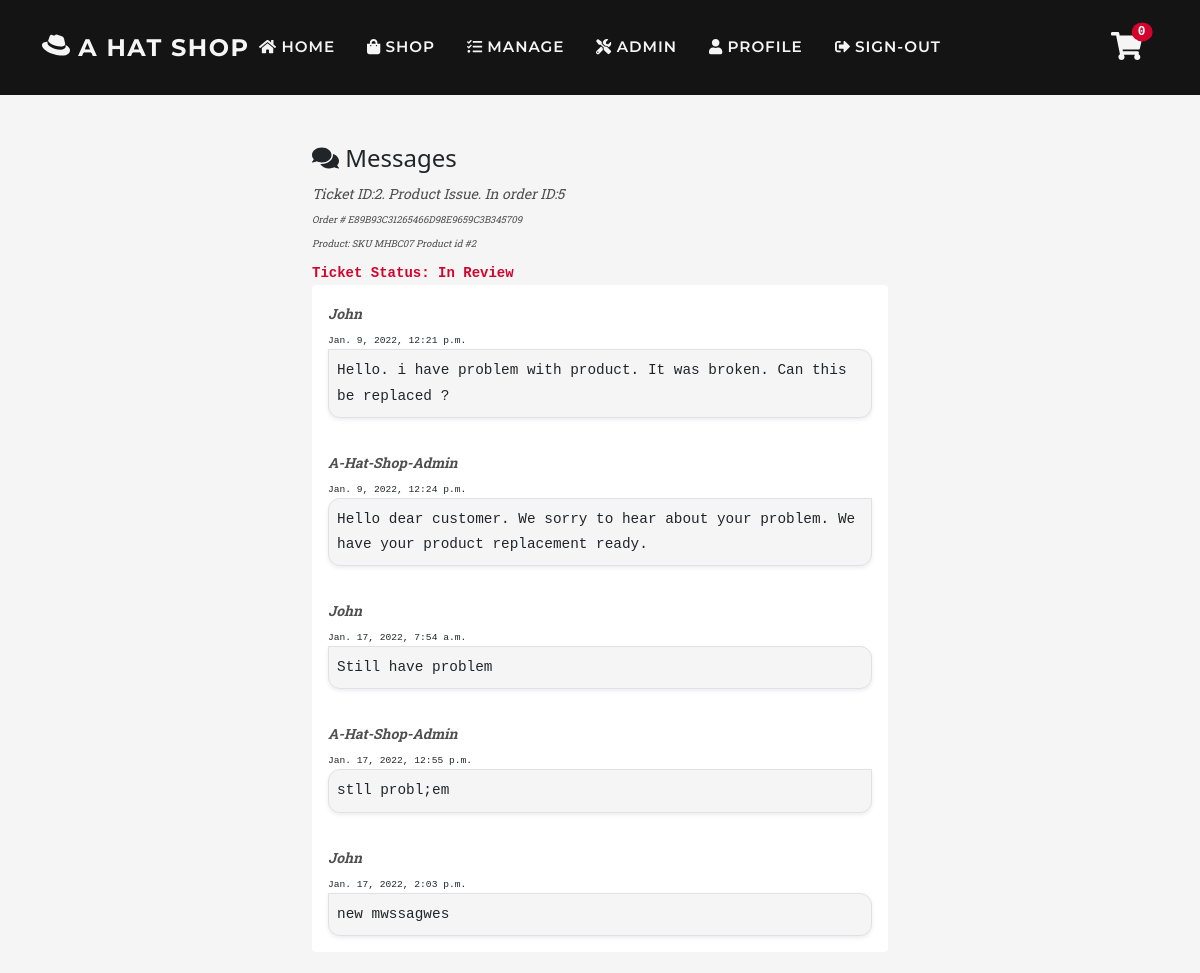
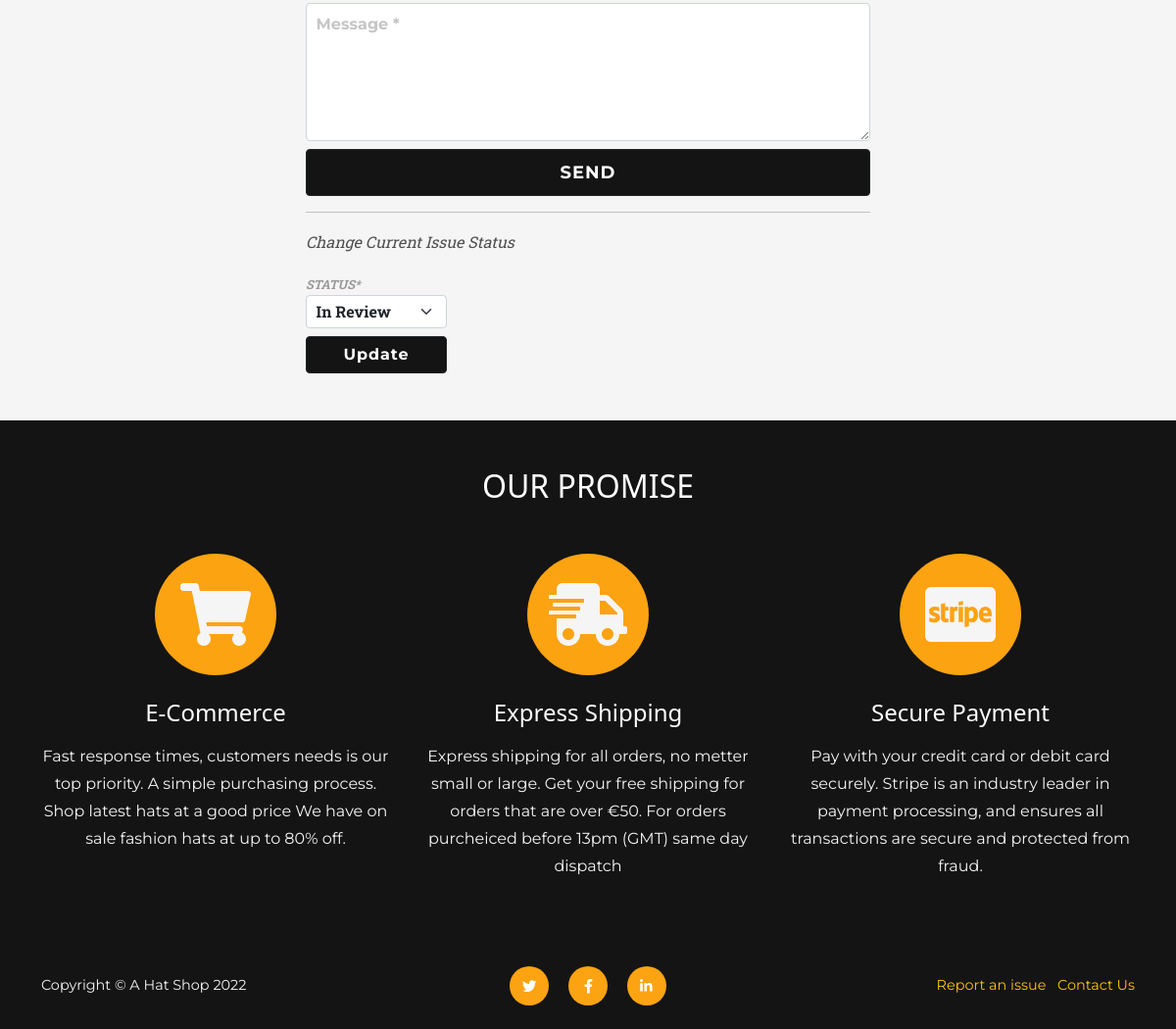
The app's page /support/message/2 (signed in) with its own data (2 pictures, top to bottom).
### support/models.py (models this page shows, shortened)
class CustomerSuport(models.Model):
    SUBMITTED = 'Submitted'
    REVIEW = 'In Review'
    RESOLVED = 'Resolved'
    SELECT = 'Select'
    ORDER = 'Order'
    PRODUCT = 'Product'
    ACCOUNT = 'Account'
    ISSUE_CHOICES = [
        (SELECT, 'Select'),
        (ORDER, 'Order'),
        (PRODUCT, 'Product'),
        (ACCOUNT, 'Account'),
    ]
    STATUS_CHOICES = [
        (SUBMITTED, 'Submitted'),
        (REVIEW, 'In Review'),
        (RESOLVED, 'Resolved'),
    ]
    status = models.CharField(
        max_length=60, default=SUBMITTED,
        choices=STATUS_CHOICES)
    user_profile = models.ForeignKey(
        User, on_delete=models.CASCADE,
        related_name='user_support')
    issue = models.CharField(
        max_length=60, default=SELECT,
        choices=ISSUE_CHOICES)
    message = models.TextField(max_length=500)
    order_line = models.ForeignKey(
        OrderLine, on_delete=models.CASCADE,
        related_name='orderline_support', null=True)
    order = models.ForeignKey(
        Order, on_delete=models.CASCADE,
        related_name='order_support', null=True)
    date = models.DateTimeField(auto_now_add=True)
    def __str__(self):
        return f'Ticket ID:{self.id}.\
        {self.issue} Issue. In order ID:{self.order.id}'

class Message(models.Model):
    thread = models.ForeignKey(
        CustomerSuport, null=False, blank=False,
        on_delete=models.CASCADE, related_name='messages_thread')
    user = models.ForeignKey(
        User, null=False, blank=False,
        on_delete=models.CASCADE, related_name="sender")
    message = models.TextField(max_length=500)
    timestamp = models.DateTimeField(auto_now_add=True)
    unread = models.BooleanField(default=True)

### checkout/models.py (models this page shows, shortened)
class Order(models.Model):
    SUBMITTED = 'Submitted'
    PAYMENT = 'Payment received'
    PROCESSED = 'Proccessed'
    SHIPPED = 'Shipped'
    CANCELLED = 'Cancelled'
    COMPLETED = 'Completed'
    ORDER_STATUS = [
        (SUBMITTED, 'Submitted'),
        (PAYMENT, 'Payment received'),
        (PROCESSED, 'Proccessed'),
        (SHIPPED, 'Shipped'),
        (CANCELLED, 'Cancelled'),
        (COMPLETED, 'Completed'),
    ]
    date = models.DateTimeField(auto_now_add=True)
    status = models.CharField(
        max_length=50, default=SUBMITTED, choices=ORDER_STATUS)
    order_number = models.CharField(
        max_length=32, null=False, editable=False)
    total = models.DecimalField(
        max_digits=10, decimal_places=2, default=0)
    delivery = models.DecimalField(
        max_digits=6, decimal_places=2, default=0)
    items = models.TextField(
        null=False, blank=False, default='')
    stripe_pid = models.CharField(
        max_length=254, null=False, blank=False, default='')
    paid = models.BooleanField(default=False)
    user_profile = models.ForeignKey(
        User, on_delete=models.SET_NULL,
        null=True, blank=True, related_name='orders')
    full_name = models.CharField(max_length=50)
    email = models.EmailField(max_length=50)
    shipping_name = models.CharField(max_length=50)
    address_line_1 = models.CharField(max_length=100)
    address_line_2 = models.CharField(max_length=100, blank=True)
    city = models.CharField(max_length=60)
    county = models.CharField(max_length=60, blank=True)
    postcode = models.CharField(max_length=30, blank=True)
    country = CountryField(blank_label='Country')

class OrderLine(models.Model):
    product = models.ForeignKey(Product, on_delete=models.CASCADE)
    quantity = models.IntegerField(default=1)
    order = models.ForeignKey(Order, on_delete=models.CASCADE,
                              related_name='lineitems')
    product_total = models.DecimalField(
        max_digits=6, decimal_places=2, editable=False, default=0)
    def __str__(self):
        return f'SKU {self.product.sku} Product id #{self.product.id}'

### shop/models.py (models this page shows, shortened)
class Product(models.Model):
    sku = models.CharField(max_length=60)
    category = models.ForeignKey(
        'Category', null=True, blank=True,
        on_delete=models.SET_NULL)
    style = models.CharField(max_length=60)
    color = models.CharField(max_length=60)
    name = models.CharField(max_length=60)
    description = models.TextField(max_length=250)
    price = models.DecimalField(
        max_digits=6, decimal_places=2)
    image = models.ImageField(null=True, blank=True)
    sale = models.BooleanField(default=False)
    sale_price = models.DecimalField(
        max_digits=6, decimal_places=2,
        null=True, blank=True)
    item_count = models.IntegerField(
        blank=False, null=False, default=0)
    rating = models.DecimalField(
        max_digits=6, decimal_places=2,
        null=True, blank=True)
    rating_counter = models.PositiveSmallIntegerField(default=0)

### support/views.py (the view, shortened to what this page needs)
# urls.py: path('message/<issue_id>', views.messages_view, name='messages_view'),
@login_required
def messages_view(request, issue_id):
    issue = get_object_or_404(CustomerSuport, pk=issue_id)
    profile = request.user
    if not profile.is_superuser:
        status_form = None
        if not issue.user_profile == profile:
            messages.error(request, 'Error loading support ticket')
            return redirect(reverse('home'))
    else:
        status_form = IssueStatusForm(
            instance=issue, data=request.POST or None)
    all_messages = Message.objects.all()
    thread_messages = all_messages.filter(thread=issue)
    if 'unread' in request.GET:
        for message in thread_messages:
            message.unread = request.GET['unread']
            message.save()
    form = MessageForm()
    context = {
        'thread_messages': thread_messages,
        'status_form': status_form,
        'issue': issue,
        'form': form,
    }
    return render(request, 'messages/messages.html', context)

### support/forms.py
class IssueStatusForm(forms.ModelForm):
    prefix = 'issue_status'
    class Meta:
        model = CustomerSuport
        fields = ('status',)
    def __init__(self, *args, **kwargs):
        super().__init__(*args, **kwargs)
        for field in self.fields:
            self.fields[field].widget.attrs['class'] = 'py-1'

class MessageForm(forms.ModelForm):
    prefix = 'mesage'
    class Meta:
        model = Message
        fields = ('message',)
    def __init__(self, *args, **kwargs):
        super().__init__(*args, **kwargs)
        for field in self.fields:
            if self.fields[field].required:
                placeholder = f'{self.fields[field].label} *'
            self.fields[field].widget.attrs['placeholder'] = placeholder
            self.fields[field].label = False

### cart/contexts.py (called while the page is built, shortened)
def cart_contents(request):
    cart_items = []
    total = 0
    before = 0
    item_count = 0
    availability = 0
    cart = request.session.get('cart', {})
    if total < 50:
        delivery = total * Decimal(10 / 100)
        free_deivery = 50 * total
    else:
        delivery = 0
        free_deivery = 0
    delivery = round(delivery, 2)
    grand_total = delivery + total
    grand_total = round(grand_total, 2)
    context = {
        'cart_items': cart_items,
        'total': total,
        'before': before,
        'item_count': item_count,
        'delivery': delivery,
        'free_deivery': free_deivery,
        'deivery_treshold': 10,
        'grand_total': grand_total,
    }
    return context

### reviews/contexts.py (called while the page is built)
def review_context(request):
    review_items = ProductReview.objects.all()
    context = {
        'review_items': review_items,
    }
    return context

### support/contexts.py (called while the page is built, shortened)
def message_context(request):
    unread_messages_count = 0
    user_messages = None
    all_messages = Message.objects.all()
    if request.user.is_authenticated:
        profile = request.user
        user_messages = []
        if not request.user.is_superuser:
            if all_messages:
                issues = profile.user_support.all().exclude(status='Resolved')
        else:
            issues = CustomerSuport.objects.all()
        filtered_mesages = all_messages.exclude(
            user=profile).exclude(unread=False)
    context = {
        'unread_messages_count': unread_messages_count,
        'user_messages': user_messages,
    }
    return context

### support/templates/messages/messages.html (shortened to what this page needs)
{% extends 'base.html' %}
{% load static %}
{% load thumbnail %}
{% block page_header %}
<header class="py-5">
</header>
{% endblock %}
{% block content %}
<section class="page-section">
    <div class="container col-12 col-sm-8 col-lg-6">
        <div class="mx-auto element-width">
            <h4 ><i class="fas fa-comments"></i> Messages</h4>
            <div class="mb-2">
                <span class="text-muted small text-italic ">{{ issue }}</span> <br>
                <span class="text-muted time text-italic ">Order # {{ issue.order.order_number }}</span> <br>
                {% if issue.order_line %}
                <span class="p-0 text-muted time text-italic">Product: {{ issue.order_line }}</span>
                {% endif %}
            </div>
            {% if issue.status == 'Resolved' %}
            <p class="m-0 text-success fw-bolder small font-monospace">Ticket Status: {{ issue.status }}</p>
            {% else %}
            <p class="m-0 text-danger fw-bolder small font-monospace">Ticket Status: {{ issue.status }}</p>
            {% endif %}
            <div class="messages-body bg-white rounded mb-4 messages">
                {% for message in thread_messages %}
                {% if message.user.is_superuser %}
                <div class="rounded p-3">
                    <span class="m-0 fw-bolder text-muted text-italic text-capitalize small">{{ message.user.username }}
                    </span> <br>
                    <sman class="time font-monospace">{{ message.timestamp }}</span>
                    <div class="text-admin bg-light p-2 shadow-sm border">
                        <p class="message mb-0 font-monospace small">{{ message.message }}</p>
                    </div>
                </div>
                {% else %}
                <div class="rounded p-3">
                    <span class="m-0 fw-bolder text-muted text-italic text-capitalize small">{{ message.user.username }}
                    </span> <br>
                    <sman class="time font-monospace">{{ message.timestamp }}</span>
                    <div class="text bg-light p-2 bg-light shadow-sm border">
                        <p class="message mb-0 font-monospace small">{{ message.message }}</p>
                    </div>
                </div>
                {% endif %}
                {% endfor %}
            </div>
            {% include 'includes/forms/message-form.html' %}
            {% include 'includes/forms/status-form.html' %}
        </div>
    </div>
</section>
{% endblock %}

### static/css/base.css (style rules this page uses)
:root { --bs-warning: #fca311; --bs-white: #ffffff; --bs-light: #f5f5f5; --bs-dark: #141414; --bs-danger: #d2042d; --bs-success: #6a994e; --bs-primary: #141414; --bs-secondary: #f5f5f5; --bs-primary-rgb: 20, 20, 20; --bs-secondary-rgb: 245, 245, 245; --bs-warning-rgb: 252, 163, 17; --bs-success-rgb: 106, 153, 78; --bs-danger-rgb: 210, 4, 45; --bs-white-rgb: 255, 255, 255; --bs-light-rgb: 245, 245, 245; --bs-dark-rgb: 20, 20, 20; }
.text-muted { color: #504f4f !important; }
.text-italic { font-weight: 400; font-style: italic; font-family: 'Roboto Slab', serif; }
html { scroll-padding-top: 4.5rem; scroll-behavior: smooth; }
body { position: relative; overflow-x: hidden; background-color: #f5f5f5; }
p { line-height: 1.75; }
.text { border-radius: 0 12px 12px 12px; }
.text-admin { border-radius: 12px 0px 12px 12px; }
section, .page-section { padding: 3rem 0; min-height: 50vh; }
@media (min-width: 768px) { section { padding: 6rem 0; } }
.time { font-size: .6rem; }
.message { font-size: .9rem; }

### static/css/forms.css (style rules this page uses)
form .form-group { margin-bottom: .5rem; }
.element-width, form { max-width: 600px; }
.form-control { padding: .6rem; font-weight: 700; }
label { font-size: .8rem; color: #999; font-weight: 700; text-transform: uppercase; }
.form-group textarea { height: 100%; min-height: 3rem; }
@media (min-width: 768px) { .form-group textarea { height: 100%; min-height: 3rem; } }
::placeholder { font-family: "Montserrat", sans-serif; font-weight: 700; color: #c5c5c5 !important; }
.textarea { overflow-y: hidden; }

### records on screen
CustomerSuport: id+issue+order "Ticket ID:2. Product Issue. In order ID:5", order.order_number "E89B93C31265466D98E9659C3B345709", order_line "SKU MHBC07 Product id #2", status "In Review"
Message: user.username "John", timestamp "Jan. 9, 2022, 12:21 p.m.", message "Hello. i have problem with product. It was broken. Can this be replaced ?"
Message: user.username "A-Hat-Shop-Admin", timestamp "Jan. 9, 2022, 12:24 p.m.", message "Hello dear customer. We sorry to hear about your problem. We have your product replacement ready."
Message: user.username "John", timestamp "Jan. 17, 2022, 7:54 a.m.", message "Still have problem"
Message: user.username "A-Hat-Shop-Admin", timestamp "Jan. 17, 2022, 12:55 p.m.", message "stll probl;em"
Message: user.username "John", timestamp "Jan. 17, 2022, 2:03 p.m.", message "new mwssagwes"

### other values on screen
{{ item_count }} "0"
